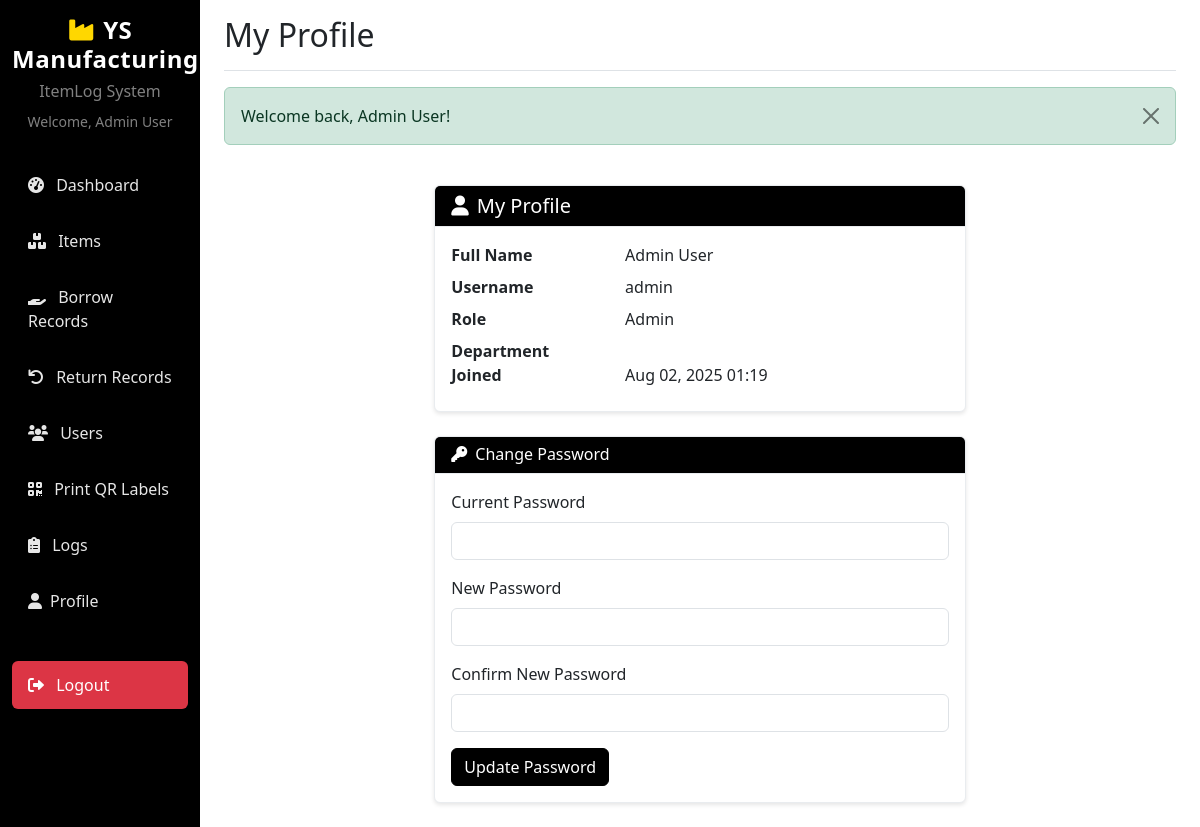
The app's page /profile.php (signed in) with its own data.
### tables this page shows
CREATE TABLE users (
    id INT PRIMARY KEY AUTO_INCREMENT,
    name VARCHAR(100) NOT NULL,
    username VARCHAR(50) UNIQUE NOT NULL,
    user_password VARCHAR(255) NOT NULL,
    role ENUM('admin', 'staff', 'manager', 'supervisor') DEFAULT 'staff',
    department VARCHAR(50) DEFAULT NULL,
    created_at TIMESTAMP DEFAULT CURRENT_TIMESTAMP
);

### includes/functions.php (called while the page is built, shortened)
<?php
function formatDate($date) {
    return date('M d, Y H:i', strtotime($date));
}
?>

### profile.php (the view, shortened to what this page needs)
<?php
require_once 'includes/functions.php';
$database = new Database();
$pdo = $database->getConnection();
$userId = $_SESSION['user_id'];
$stmt = $pdo->prepare("SELECT name, username, role, department, created_at FROM users WHERE id = ?");
$stmt->execute([$userId]);
$user = $stmt->fetch(PDO::FETCH_ASSOC);
include 'includes/header.php';
?>
<div class="container py-4">
    <div class="row justify-content-center">
        <div class="col-md-7">
            <div class="card mb-4">
                <div class="card-header" style="background-color: #000; color: white;">
                    <h5 class="mb-0"><i class="fas fa-user me-2"></i>My Profile</h5>
                </div>
                <div class="card-body">
                    <dl class="row mb-0">
                        <dt class="col-sm-4">Full Name</dt>
                        <dd class="col-sm-8"><?php echo htmlspecialchars($user['name']); ?></dd>
                        <dt class="col-sm-4">Username</dt>
                        <dd class="col-sm-8"><?php echo htmlspecialchars($user['username']); ?></dd>
                        <dt class="col-sm-4">Role</dt>
                        <dd class="col-sm-8 text-capitalize"><?php echo htmlspecialchars($user['role']); ?></dd>
                        <dt class="col-sm-4">Department</dt>
                        <dd class="col-sm-8"><?php echo htmlspecialchars($user['department']); ?></dd>
                        <dt class="col-sm-4">Joined</dt>
                        <dd class="col-sm-8"><?php echo formatDate($user['created_at']); ?></dd>
                    </dl>
                </div>
            </div>
            <div class="card">
                <div class="card-header" style="background-color: #000; color: white;">
                    <h6 class="mb-0"><i class="fas fa-key me-2"></i>Change Password</h6>
                </div>
                <div class="card-body">
                    <form method="POST">
                        <div class="mb-3">
                            <label for="current_password" class="form-label">Current Password</label>
                            <input type="password" class="form-control" id="current_password" name="current_password" required>
                        </div>
                        <div class="mb-3">
                            <label for="new_password" class="form-label">New Password</label>
                            <input type="password" class="form-control" id="new_password" name="new_password" required minlength="6">
                        </div>
                        <div class="mb-3">
                            <label for="confirm_password" class="form-label">Confirm New Password</label>
                            <input type="password" class="form-control" id="confirm_password" name="confirm_password" required minlength="6">
                        </div>
                        <button type="submit" class="btn btn-primary">Update Password</button>
                    </form>
                </div>
            </div>
        </div>
    </div>
</div>
<?php include 'includes/footer.php'; ?>

### includes/header.php (style rules this page uses)
.card { border: 1px solid #e9ecef; box-shadow: 0 0.125rem 0.25rem rgba(0,0,0,0.1); }
.card-header { background-color: #f8f9fa; border-bottom: 1px solid #e9ecef; }
.btn-primary { background-color: #000; border-color: #000; }

### records on screen
users: name "Admin User", username "admin", role "Admin", created_at "Aug 02, 2025 01:19"

### other values on screen
$_SESSION['name'] "Admin User"
$pageTitle "My Profile"
$flash['message'] "Welcome back, Admin User!"
